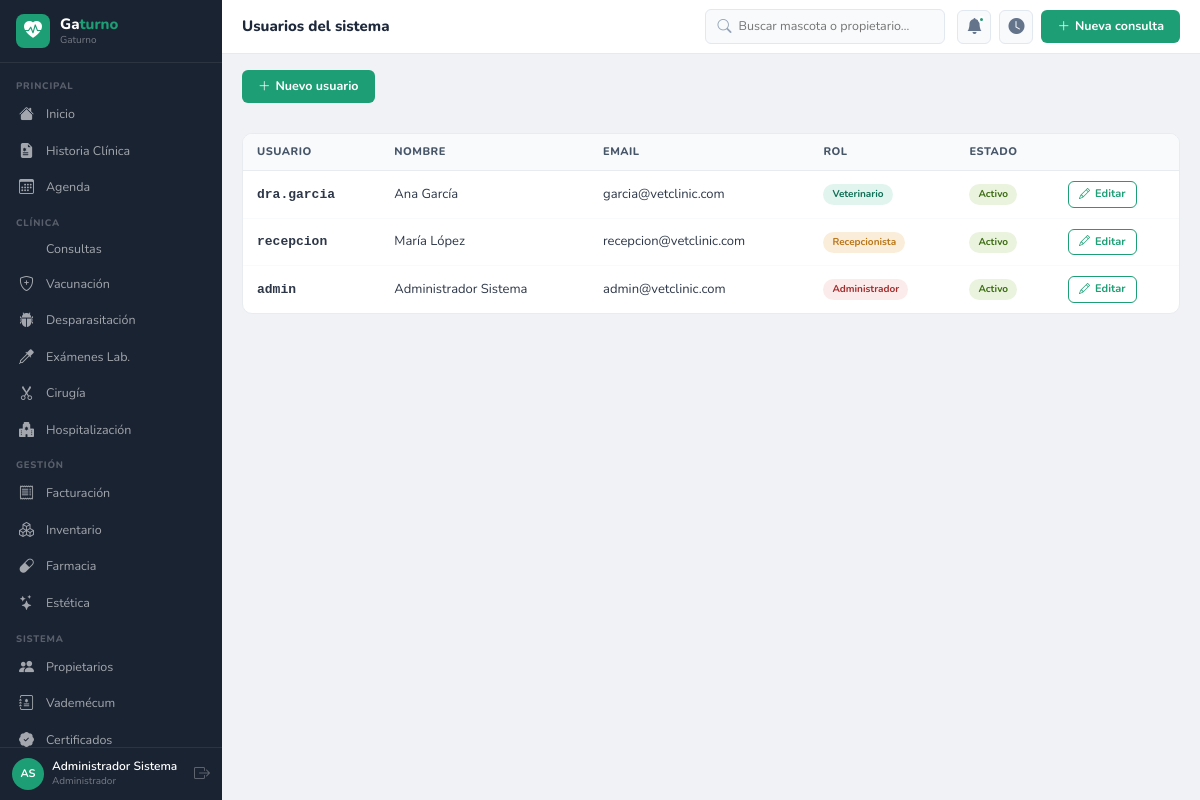
The page /accounts/usuarios/ (signed in) on the database its author committed.
### apps/accounts/models.py (models this page shows, shortened)
class Usuario(AbstractUser):
    ROLES = [('admin','Administrador'),('veterinario','Veterinario'),
             ('asistente','Asistente'),('recepcionista','Recepcionista'),('esteticista','Esteticista')]
    rol = models.CharField(max_length=20, choices=ROLES, default='recepcionista')
    telefono = models.CharField(max_length=20, blank=True)
    foto = models.ImageField(upload_to='usuarios/', blank=True, null=True)
    matricula = models.CharField(max_length=30, blank=True)
    especialidad = models.CharField(max_length=100, blank=True)
    class Meta:
        verbose_name='Usuario'; verbose_name_plural='Usuarios'
    @property
    def nombre_completo(self):
        return self.get_full_name() or self.username
    @property
    def iniciales(self):
        fn = (self.first_name or '')[:1].upper()
        ln = (self.last_name or '')[:1].upper()
        return (fn + ln) or self.username[:2].upper()

### apps/accounts/views.py (the view)
# urls.py: path('usuarios/', views.lista, name='lista'),
@login_required
def lista(request):
    return render(request, 'accounts/lista.html', {'usuarios': Usuario.objects.all().order_by('last_name','first_name')})

### templates/accounts/lista.html (shortened to what this page needs)
{%  extends 'base/base.html' %}
{% block page_title %}Usuarios del sistema{% endblock %}
{% block content %}
<div class="d-flex gap-2 mb-3 no-print"><a href="{% url 'accounts:crear' %}" class="btn-vc"><i class="bi bi-plus-lg"></i> Nuevo usuario</a></div>
<div class="tbl"><table class="vc-tbl">
<thead><tr><th>Usuario</th><th>Nombre</th><th>Email</th><th>Rol</th><th>Estado</th><th></th></tr></thead>
<tbody>{% for u in usuarios %}
<tr>
  <td style="font-family:monospace;font-weight:700">{{ u.username }}</td>
  <td>{{ u.nombre_completo }}</td><td>{{ u.email|default:"—" }}</td>
  <td><span class="bdg {% if u.rol == 'admin' %}br{% elif u.rol == 'veterinario' %}bt{% elif u.rol == 'esteticista' %}bg{% else %}ba{% endif %}">{{ u.get_rol_display }}</span></td>
  <td><span class="bdg {% if u.is_active %}bg{% else %}bgr{% endif %}">{% if u.is_active %}Activo{% else %}Inactivo{% endif %}</span></td>
  <td class="no-print"><a href="{% url 'accounts:editar' u.pk %}" class="btn-ol sm"><i class="bi bi-pencil"></i> Editar</a></td>
</tr>{% endfor %}</tbody></table></div>
{% endblock %}

### templates/base/base.html (shortened to what this page needs)
<!DOCTYPE html>
<html lang="es">
<head>
<link rel="stylesheet" href="https://cdn.jsdelivr.net/npm/bootstrap@5.3.2/dist/css/bootstrap.min.css">
<link rel="stylesheet" href="https://cdn.jsdelivr.net/npm/bootstrap-icons@1.11.3/font/bootstrap-icons.min.css">
{% load static %}<link rel="stylesheet" href="{% static 'css/vetclinic.css' %}">
</head>
<body>
<nav class="vc-sb" id="sidebar">
  <div class="sb-brand">
    <div class="sb-ic"><i class="bi bi-heart-pulse-fill"></i></div>
    <div><div class="sb-nm">Ga<em>turno</em></div><span class="sb-sub">{{ CLINICA_NOMBRE }}</span></div>
  </div>
  <div class="sb-nav">
    <div class="nav-sec">Principal</div>
    <a href="{% url 'reportes:dashboard' %}" class="nav-link {% if request.resolver_match.namespace == 'reportes' %}active{% endif %}"><i class="bi bi-house-fill"></i><span>Inicio</span></a>
    <a href="{% url 'pacientes:lista' %}" class="nav-link "><i class="bi bi-file-earmark-medical-fill"></i><span>Historia Clínica</span></a>
    <a href="{% url 'agenda:lista' %}" class="nav-link "><i class="bi bi-calendar3"></i><span>Agenda</span></a>
    <div class="nav-sec">Clínica</div>
    <a href="{% url 'consultas:lista' %}" class="nav-link {% if request.resolver_match.namespace == 'consultas' %}active{% endif %}"><span>Consultas</span></a>
    <a href="{% url 'vacunacion:lista' %}" class="nav-link {% if request.resolver_match.namespace == 'vacunacion' %}active{% endif %}"><i class="bi bi-shield-plus"></i><span>Vacunación</span></a>
    <a href="{% url 'desparasitacion:lista' %}" class="nav-link {% if request.resolver_match.namespace == 'desparasitacion' %}active{% endif %}"><i class="bi bi-bug-fill"></i><span>Desparasitación</span></a>
    <a href="{% url 'examenes:lista' %}" class="nav-link {% if request.resolver_match.namespace == 'examenes' %}active{% endif %}"><i class="bi bi-eyedropper"></i><span>Exámenes Lab.</span></a>
    <a href="{% url 'cirugia:lista' %}" class="nav-link {% if request.resolver_match.namespace == 'cirugia' %}active{% endif %}"><i class="bi bi-scissors"></i><span>Cirugía</span></a>
    <a href="{% url 'hospitalizacion:lista' %}" class="nav-link "><i class="bi bi-hospital-fill"></i><span>Hospitalización</span></a>
    <div class="nav-sec">Gestión</div>
    <a href="{% url 'facturacion:lista' %}" class="nav-link {% if request.resolver_match.namespace == 'facturacion' %}active{% endif %}"><i class="bi bi-receipt"></i><span>Facturación</span></a>
    <a href="{% url 'inventario:lista' %}" class="nav-link {% if request.resolver_match.namespace == 'inventario' %}active{% endif %}"><i class="bi bi-boxes"></i><span>Inventario</span></a>
    <a href="{% url 'farmacia:lista' %}" class="nav-link {% if request.resolver_match.namespace == 'farmacia' %}active{% endif %}"><i class="bi bi-capsule"></i><span>Farmacia</span></a>
    <a href="{% url 'estetica:lista' %}" class="nav-link {% if request.resolver_match.namespace == 'estetica' %}active{% endif %}"><i class="bi bi-stars"></i><span>Estética</span></a>
    <div class="nav-sec">Sistema</div>
    <a href="{% url 'propietarios:lista' %}" class="nav-link {% if request.resolver_match.namespace == 'propietarios' %}active{% endif %}"><i class="bi bi-people-fill"></i><span>Propietarios</span></a>
    <a href="{% url 'vademecum:lista' %}" class="nav-link {% if request.resolver_match.namespace == 'vademecum' %}active{% endif %}"><i class="bi bi-journal-medical"></i><span>Vademécum</span></a>
    <a href="{% url 'certificados:lista' %}" class="nav-link {% if request.resolver_match.namespace == 'certificados' %}active{% endif %}"><i class="bi bi-patch-check-fill"></i><span>Certificados</span></a>
  </div>
  <div class="sb-user">
    <div class="u-av">{{ request.user.iniciales }}</div>
    <div><div class="u-nm">{{ request.user.nombre_completo }}</div><div class="u-role">{{ request.user.get_rol_display }}</div></div>
    <a href="{% url 'accounts:logout' %}" class="u-out" title="Salir"><i class="bi bi-box-arrow-right"></i></a>
  </div>
</nav>
<div class="vc-main">
  <header class="vc-top">
    <div class="top-tit">{% block page_title %}Gaturno{% endblock %}</div>
    <div class="top-srch">
      <i class="bi bi-search"></i>
      <input type="text" id="globalSearch" placeholder="Buscar mascota o propietario…" autocomplete="off">
    </div>
    <div class="top-acts">
      <div class="top-btn"><i class="bi bi-bell-fill"></i><div class="top-dot"></div></div>
      <a href="{% url 'agenda:sala_espera' %}" class="top-btn" title="Sala de espera"><i class="bi bi-clock-fill"></i></a>
      <a href="{% url 'consultas:crear' %}" class="btn-vc"><i class="bi bi-plus-lg"></i> Nueva consulta</a>
    </div>
  </header>
  <div class="vc-cnt">{% block content %}{% endblock %}</div>
</div>
{% load static %}<script src="{% static 'js/vetclinic.js' %}"></script>
</body>
</html>

### rows shown on the page
Usuario: user.iniciales "AS", user.nombre_completo "Administrador Sistema", user.rol "Administrador", username "admin", nombre_completo "Administrador Sistema", email "admin@vetclinic.com", rol "Administrador", is_active "Activo"
Usuario: username "dra.garcia", nombre_completo "Ana García", email "garcia@vetclinic.com", rol "Veterinario", is_active "Activo"
Usuario: username "recepcion", nombre_completo "María López", email "recepcion@vetclinic.com", rol "Recepcionista", is_active "Activo"

### other values the page prints
{{ CLINICA_NOMBRE }} "Gaturno"
